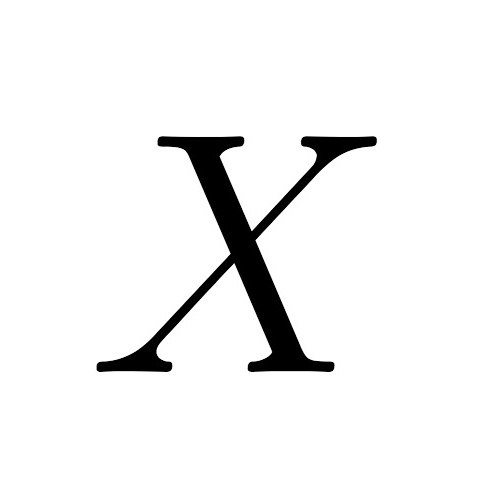
#> input picture input/X.jpg, 500 x 500 px
$ python -i binarization.py   (imports and definitions only)
#> lines starting #> are read from the running program, lines starting #| are printed output that depends on the picture; after the words box and inside, x2 and y2 are one past the last pixel; in counts of white or black regions, pixels touching at a corner belong together
#> further down, picture is the input picture: shape (500, 500, 3); min 0, max 255, mean 241.9

import cv2
import os
import copy
import numpy as np
from matplotlib import pyplot as plt
import skimage
from skimage.feature import canny
from skimage.morphology import remove_small_objects, remove_small_holes
from skimage.transform import hough_line, hough_line_peaks, probabilistic_hough_line, rotate
import math
from scipy import ndimage

# find if the image is a screen shot
def find_scan_screenshot(img):
    # return 0 for scan/screenshot and 1 for photograph
    total_pixels = img.shape[0]*img.shape[1]
    hist = cv2.calcHist([img],[0],None,[256],[0,256])
    prop = np.sum(hist[15:241])
    if prop<0.1*total_pixels:
        return 0
    else:
        return 1

# Threshold screenshots and binarize
def binarization_scans(img):
    # using inbuilt otsu's method.
    _,im = cv2.threshold(img,0,255,cv2.THRESH_BINARY+cv2.THRESH_OTSU)
    return im

#threshold photographs and binarize
def binarization_photos(img):
    high_res = 0
    if img.size>2000*1000:
        high_res = 1

    if high_res==1:
        img = cv2.GaussianBlur(img,(9,9),3) # fails for even

    window_size = int(min(img.shape[0],img.shape[1])/60)
    if window_size%2==0:
        window_size+=1 #cv2.adaptiveThreshold accepts only odd window sizes

    thresh_img = cv2.adaptiveThreshold(img,255,cv2.ADAPTIVE_THRESH_MEAN_C,cv2.THRESH_BINARY,window_size,10)
    return thresh_img

#use morphological opening and closing to remove noise and small holes
def morph_proc(img):
    img = 255 - img
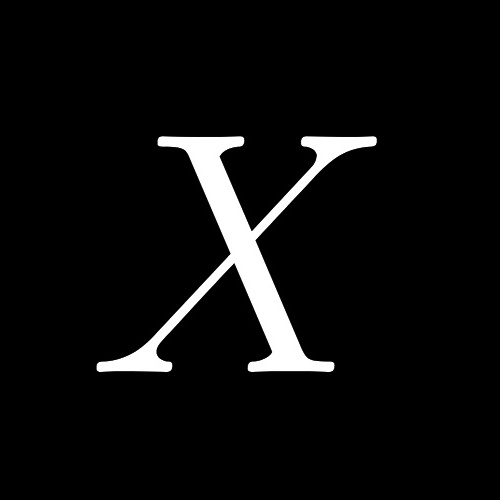
#> img: shape (500, 500, 3); min 0, max 255, mean 13.1
    img[img==255] = 1
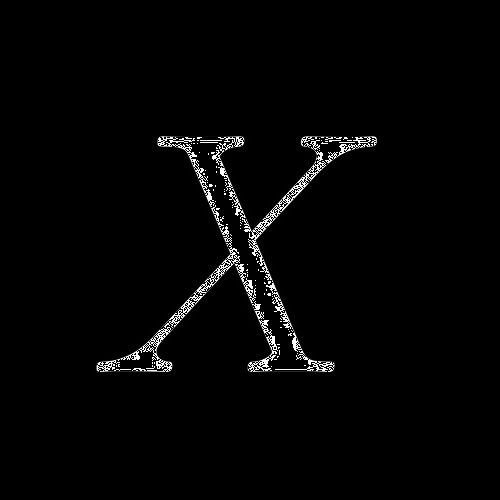
#> img: shape (500, 500, 3); 3.23% of pixels changed, all inside (x1, y1, x2, y2) = (97, 137, 376, 372)
    kernel = np.ones((3,3))
    kernel1 = np.ones((5,5))
    opening = cv2.morphologyEx(img, cv2.MORPH_OPEN, kernel)
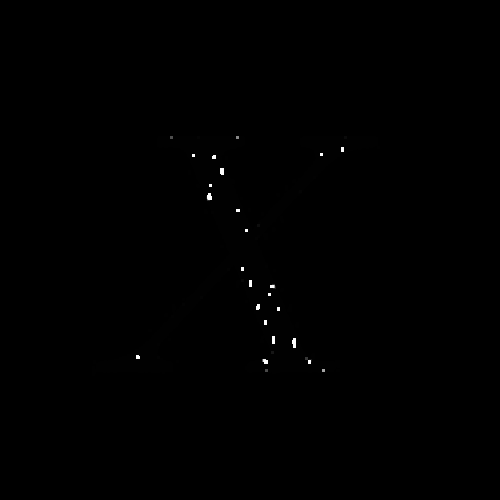
#> opening: shape (500, 500, 3); min 0, max 254, mean 0.4
    closed = cv2.morphologyEx(opening, cv2.MORPH_CLOSE, kernel)
#     filled = cv2.morphologyEx(closed, cv2.MORPH_DILATE, kernel1)
    fin_img = cv2.morphologyEx(closed, cv2.MORPH_DILATE, kernel1)
    hole_size = int(0.0001 * img.shape[0] * img.shape[1])
#> hole_size = 25
    arr = fin_img>0
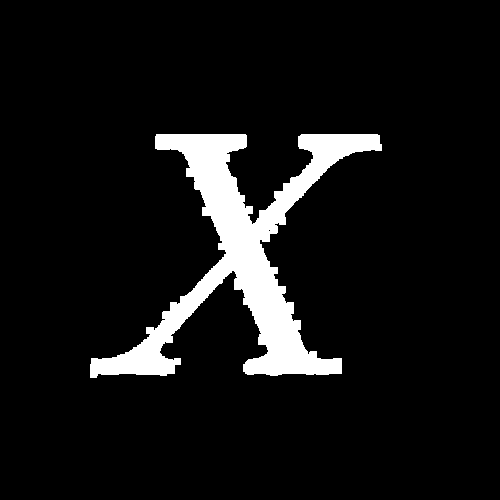
#> arr: shape (500, 500, 3) bool; 7.9% white; 1 white region, box (x1, y1, x2, y2) and area: (90, 134, 382, 378) 19658
    fin_img = remove_small_objects(arr, min_size=hole_size)
    fin_img = fin_img.astype(np.uint8)
    fin_img[fin_img==1] = 255
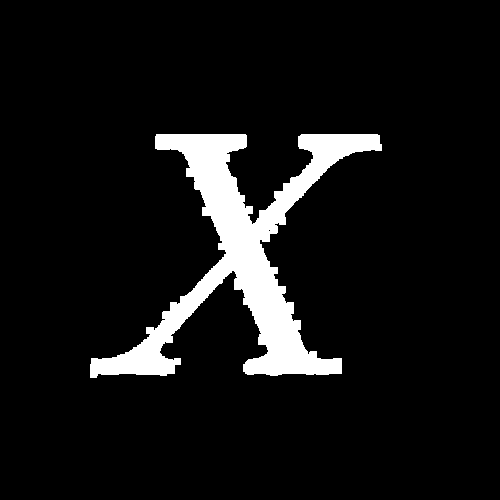
#> fin_img: shape (500, 500, 3); 7.9% white; 1 white region, box (x1, y1, x2, y2) and area: (90, 134, 382, 378) 19658
    return 255-fin_img

#run binarization on input based on type
def binarize_input(img):
    img_type = find_scan_screenshot(img)
    if img_type==0:
        print("Image type: Scan/Screenshot")
    else:
        print("Image type: Photograph")
    if img_type==0:
        new_img = binarization_scans(img)
    else:
        new_img = binarization_photos(img)
        new_img = morph_proc(new_img)
    return new_img

>>> import cv2
>>> picture = cv2.imread('../input/X.jpg')
>>> result = morph_proc(picture)
